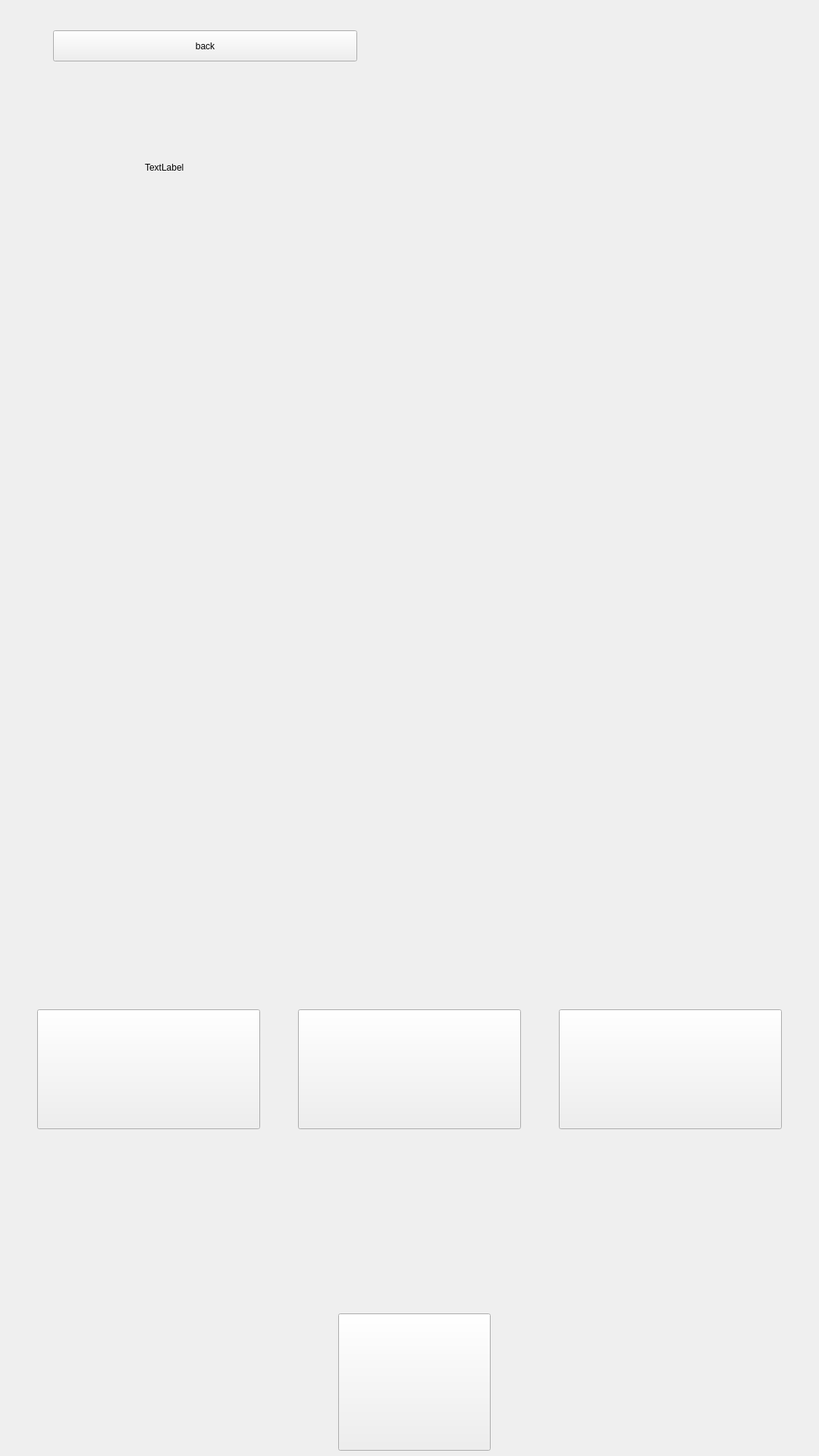
<?xml version="1.0" encoding="UTF-8"?>
<ui version="4.0">
 <class>page_buyBottle</class>
 <widget class="QWidget" name="page_buyBottle">
  <property name="geometry">
   <rect>
    <x>0</x>
    <y>0</y>
    <width>1080</width>
    <height>1920</height>
   </rect>
  </property>
  <property name="windowTitle">
   <string>Form</string>
  </property>
  <widget class="QPushButton" name="pushButton_to_idle">
   <property name="geometry">
    <rect>
     <x>70</x>
     <y>40</y>
     <width>401</width>
     <height>41</height>
    </rect>
   </property>
   <property name="text">
    <string>back</string>
   </property>
  </widget>
  <widget class="QLabel" name="label_buyBottle_title">
   <property name="geometry">
    <rect>
     <x>191</x>
     <y>178</y>
     <width>698</width>
     <height>86</height>
    </rect>
   </property>
   <property name="text">
    <string>TextLabel</string>
   </property>
  </widget>
  <widget class="QPushButton" name="pushButton_help_page">
   <property name="geometry">
    <rect>
     <x>446</x>
     <y>1732</y>
     <width>201</width>
     <height>181</height>
    </rect>
   </property>
   <property name="text">
    <string/>
   </property>
  </widget>
  <widget class="QLabel" name="label_help">
   <property name="geometry">
    <rect>
     <x>478</x>
     <y>1773</y>
     <width>125</width>
     <height>125</height>
    </rect>
   </property>
   <property name="text">
    <string/>
   </property>
  </widget>
  <widget class="QPushButton" name="pushButton_no">
   <property name="geometry">
    <rect>
     <x>49</x>
     <y>1331</y>
     <width>294</width>
     <height>158</height>
    </rect>
   </property>
   <property name="text">
    <string/>
   </property>
  </widget>
  <widget class="QPushButton" name="pushButton_yes_1">
   <property name="geometry">
    <rect>
     <x>393</x>
     <y>1331</y>
     <width>294</width>
     <height>158</height>
    </rect>
   </property>
   <property name="text">
    <string/>
   </property>
  </widget>
  <widget class="QPushButton" name="pushButton_yes_2">
   <property name="geometry">
    <rect>
     <x>737</x>
     <y>1331</y>
     <width>294</width>
     <height>158</height>
    </rect>
   </property>
   <property name="text">
    <string/>
   </property>
  </widget>
  <widget class="QLabel" name="label_button_no_bg">
   <property name="geometry">
    <rect>
     <x>49</x>
     <y>1331</y>
     <width>294</width>
     <height>158</height>
    </rect>
   </property>
   <property name="text">
    <string/>
   </property>
  </widget>
  <widget class="QLabel" name="label_button_yes_bg_1">
   <property name="geometry">
    <rect>
     <x>393</x>
     <y>1331</y>
     <width>294</width>
     <height>158</height>
    </rect>
   </property>
   <property name="text">
    <string/>
   </property>
  </widget>
  <widget class="QLabel" name="label_button_yes_bg_2">
   <property name="geometry">
    <rect>
     <x>737</x>
     <y>1331</y>
     <width>294</width>
     <height>158</height>
    </rect>
   </property>
   <property name="text">
    <string/>
   </property>
  </widget>
  <widget class="QLabel" name="label_button_no_text_L">
   <property name="geometry">
    <rect>
     <x>161</x>
     <y>1361</y>
     <width>70</width>
     <height>52</height>
    </rect>
   </property>
   <property name="text">
    <string/>
   </property>
  </widget>
  <widget class="QLabel" name="label_button_no_text_S">
   <property name="geometry">
    <rect>
     <x>124</x>
     <y>1423</y>
     <width>144</width>
     <height>36</height>
    </rect>
   </property>
   <property name="text">
    <string/>
   </property>
  </widget>
  <widget class="QLabel" name="label_button_yes_text_L_1">
   <property name="geometry">
    <rect>
     <x>428</x>
     <y>1361</y>
     <width>225</width>
     <height>52</height>
    </rect>
   </property>
   <property name="text">
    <string/>
   </property>
  </widget>
  <widget class="QLabel" name="label_button_yes_text_L_2">
   <property name="geometry">
    <rect>
     <x>767</x>
     <y>1361</y>
     <width>234</width>
     <height>52</height>
    </rect>
   </property>
   <property name="text">
    <string/>
   </property>
  </widget>
  <widget class="QLabel" name="label_button_yes_text_S_1">
   <property name="geometry">
    <rect>
     <x>465</x>
     <y>1423</y>
     <width>151</width>
     <height>36</height>
    </rect>
   </property>
   <property name="text">
    <string/>
   </property>
  </widget>
  <widget class="QLabel" name="label_button_yes_text_S_2">
   <property name="geometry">
    <rect>
     <x>809</x>
     <y>1423</y>
     <width>151</width>
     <height>36</height>
    </rect>
   </property>
   <property name="text">
    <string/>
   </property>
  </widget>
  <zorder>label_buyBottle_title</zorder>
  <zorder>label_help</zorder>
  <zorder>pushButton_to_idle</zorder>
  <zorder>pushButton_help_page</zorder>
  <zorder>label_button_no_bg</zorder>
  <zorder>label_button_yes_bg_1</zorder>
  <zorder>label_button_yes_bg_2</zorder>
  <zorder>label_button_no_text_L</zorder>
  <zorder>label_button_no_text_S</zorder>
  <zorder>label_button_yes_text_L_1</zorder>
  <zorder>label_button_yes_text_L_2</zorder>
  <zorder>label_button_yes_text_S_1</zorder>
  <zorder>label_button_yes_text_S_2</zorder>
  <zorder>pushButton_no</zorder>
  <zorder>pushButton_yes_1</zorder>
  <zorder>pushButton_yes_2</zorder>
 </widget>
 <resources/>
 <connections/>
</ui>
